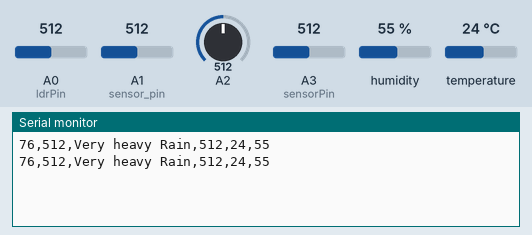
This sketch was run on a simulated Arduino Uno, built with avr-gcc and run on an emulated ATmega328P. Shown: the last lines printed to the serial monitor. The inputs (shaded band) are chosen by the test bench; at power-on: A2 = 512, A0 (ldrPin) = 512, A1 (sensor_pin) = 512, A3 (sensorPin) = 512, humidity 55 %, temperature 24 °C.

Above: at 1.8 s.
1.9 s: A2 set to 413
At 2.9 s:
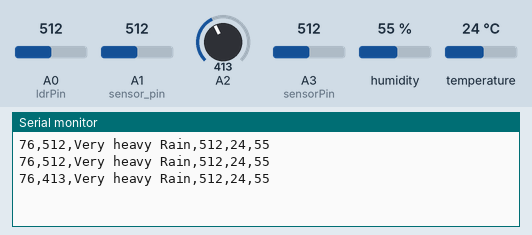
3.4 s: A2 set to 385
At 4.5 s:
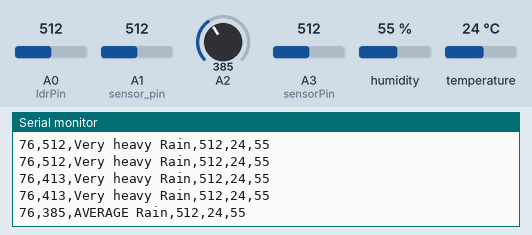
6.6 s: A2 set to 136
At 7.9 s:
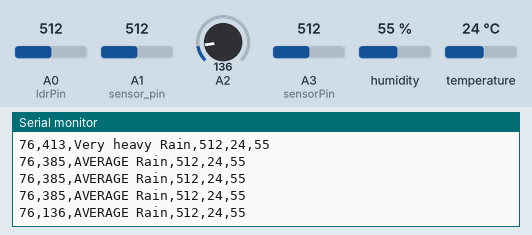
8.1 s: A2 set to 113
At 8.6 s:
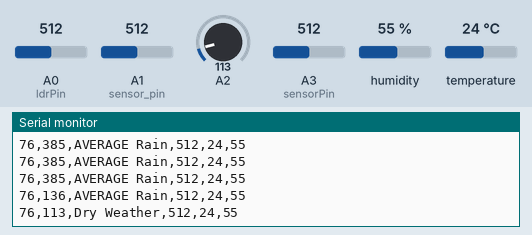

Measured:
- the behaviour switches between 401 and 400 on A2 (found by bisection; images 1 and 2)
- the behaviour switches between 126 and 125 on A2 (found by bisection; images 3 and 4)
- after the input at 1.9 s, the serial monitor: prints a new line after 0.17 s (image 1)
- after the input at 3.4 s, the serial monitor: prints a new line after 0.72 s (image 2)
- after the input at 6.6 s, the serial monitor: prints a new line after 0.59 s (image 3)
- after the input at 8.1 s, the serial monitor: prints a new line after 0.12 s (image 4)

The sketch:

makeathon.ino
```cpp
//LDR
int ldrPin = A0;
int ldrValue = 0;

//moisture
int sensor_pin = A1;
int output_value;

//flame
int sensorPin = A3; // select the input pin for the LDR
int sensorValue = 0;

//temp and humidity
#include<dht.h>
dht DHT;
#define DHT11_PIN 2

int arr[5]={0,0,0,0,0};

#include<string.h>

void setup()
{
    Serial.begin(9600);
}

void loop()
{
  //LDR
  ldrValue = analogRead(ldrPin);
  arr[0]=ldrValue;

  //moisture
  output_value= analogRead(sensor_pin);
  output_value = map(output_value,550,0,0,100);
  arr[1]=output_value+70;

  //rain
  int value = analogRead(A2);
  arr[2]=value;
  //Serial.println(value);


  //flame
  sensorValue = analogRead(sensorPin);
  arr[3]=sensorValue;

  //temp and humidity
  int chk = DHT.read11(DHT11_PIN);
  char temp[3];
  char humid[5];

  char ldr[4];
  char moist[4];
  char rain[4];
  char flame[4];

  itoa(arr[0], ldr, 10);
  itoa(arr[1], moist, 10);
  itoa(arr[2], rain, 10);
  itoa(arr[3], flame, 10);
  itoa(DHT.temperature, temp, 10);
  itoa(DHT.humidity, humid, 10);


  //Serial.print(ldr);
  //Serial.print(",");
  Serial.print(moist);
  Serial.print(",");
  Serial.print(rain);
  Serial.print(",");
  if (value > 400)
  {
    Serial.print("Very heavy Rain,");
  }
  else if ((value > 125) && (value <= 400))
  {
    Serial.print("AVERAGE Rain,");
  }
  else
  {
    Serial.print("Dry Weather,");
  }
  Serial.print(flame);
  Serial.print(",");
  Serial.print(temp);
  Serial.print(",");
  Serial.println(humid);

  //Serial.println(arr);   //[LDR, Moisture, rain, flame, temp, humidity]
  delay(1000);
}
```
